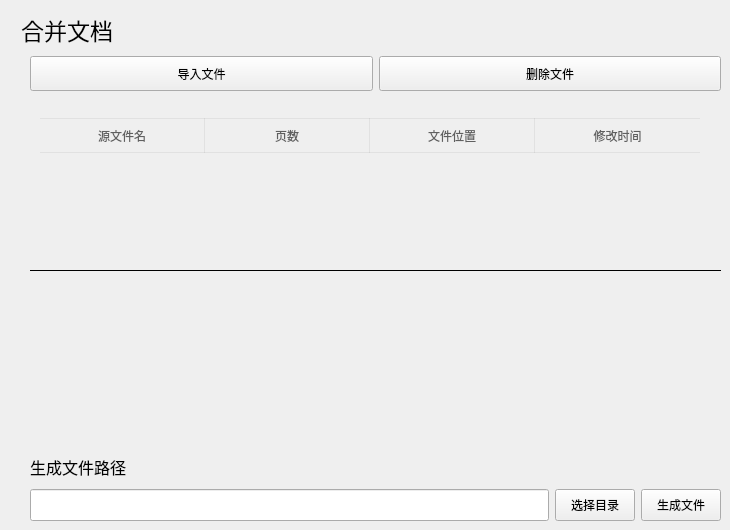
     <widget class="QWidget" name="page_1">
      <property name="sizePolicy">
       <sizepolicy hsizetype="Preferred" vsizetype="Preferred">
        <horstretch>1</horstretch>
        <verstretch>1</verstretch>
       </sizepolicy>
      </property>
      <property name="styleSheet">
       <string notr="true"/>
      </property>
      <widget class="QWidget" name="layoutWidget">
       <property name="geometry">
        <rect>
         <x>30</x>
         <y>450</y>
         <width>691</width>
         <height>71</height>
        </rect>
       </property>
       <layout class="QVBoxLayout" name="verticalLayout">
        <item>
         <widget class="SubtitleLabel" name="SubtitleLabel">
          <property name="sizePolicy">
           <sizepolicy hsizetype="Expanding" vsizetype="Expanding">
            <horstretch>0</horstretch>
            <verstretch>0</verstretch>
           </sizepolicy>
          </property>
          <property name="font">
           <font>
            <family>Microsoft YaHei</family>
            <pointsize>12</pointsize>
            <weight>50</weight>
            <bold>false</bold>
           </font>
          </property>
          <property name="text">
           <string>生成文件路径</string>
          </property>
         </widget>
        </item>
        <item>
         <layout class="QHBoxLayout" name="horizontalLayout">
          <item>
           <widget class="LineEdit" name="merge_text">
            <property name="sizePolicy">
             <sizepolicy hsizetype="Expanding" vsizetype="Expanding">
              <horstretch>40</horstretch>
              <verstretch>0</verstretch>
             </sizepolicy>
            </property>
           </widget>
          </item>
          <item>
           <widget class="PushButton" name="pushButton_5">
            <property name="sizePolicy">
             <sizepolicy hsizetype="Expanding" vsizetype="Expanding">
              <horstretch>0</horstretch>
              <verstretch>0</verstretch>
             </sizepolicy>
            </property>
            <property name="text">
             <string>选择目录</string>
            </property>
           </widget>
          </item>
          <item>
           <widget class="PushButton" name="pushButton_1">
            <property name="sizePolicy">
             <sizepolicy hsizetype="Expanding" vsizetype="Expanding">
              <horstretch>0</horstretch>
              <verstretch>0</verstretch>
             </sizepolicy>
            </property>
            <property name="text">
             <string>生成文件</string>
            </property>
           </widget>
          </item>
         </layout>
        </item>
       </layout>
      </widget>
      <widget class="QWidget" name="layoutWidget">
       <property name="geometry">
        <rect>
         <x>30</x>
         <y>56</y>
         <width>691</width>
         <height>35</height>
        </rect>
       </property>
       <layout class="QHBoxLayout" name="horizontalLayout_3">
        <item>
         <widget class="PushButton" name="pushButton">
          <property name="sizePolicy">
           <sizepolicy hsizetype="Expanding" vsizetype="Expanding">
            <horstretch>0</horstretch>
            <verstretch>0</verstretch>
           </sizepolicy>
          </property>
          <property name="text">
           <string>导入文件</string>
          </property>
         </widget>
        </item>
        <item>
         <widget class="PushButton" name="pushButton_4">
          <property name="sizePolicy">
           <sizepolicy hsizetype="Expanding" vsizetype="Expanding">
            <horstretch>0</horstretch>
            <verstretch>0</verstretch>
           </sizepolicy>
          </property>
          <property name="text">
           <string>删除文件</string>
          </property>
         </widget>
        </item>
       </layout>
      </widget>
      <widget class="CardWidget" name="CardWidget">
       <property name="geometry">
        <rect>
         <x>30</x>
         <y>98</y>
         <width>691</width>
         <height>344</height>
        </rect>
       </property>
       <property name="sizePolicy">
        <sizepolicy hsizetype="Expanding" vsizetype="Expanding">
         <horstretch>0</horstretch>
         <verstretch>0</verstretch>
        </sizepolicy>
       </property>
       <property name="frameShape">
        <enum>QFrame::HLine</enum>
       </property>
       <widget class="TableWidget" name="TableWidget">
        <property name="enabled">
         <bool>true</bool>
        </property>
        <property name="geometry">
         <rect>
          <x>10</x>
          <y>20</y>
          <width>681</width>
          <height>301</height>
         </rect>
        </property>
        <property name="sizePolicy">
         <sizepolicy hsizetype="Expanding" vsizetype="Expanding">
          <horstretch>0</horstretch>
          <verstretch>0</verstretch>
         </sizepolicy>
        </property>
        <property name="layoutDirection">
         <enum>Qt::LeftToRight</enum>
        </property>
        <property name="autoFillBackground">
         <bool>true</bool>
        </property>
        <property name="styleSheet">
         <string notr="true">QTableView {
    background: transparent;
    outline: none;
    border: none;
    /* font: 13px 'Segoe UI', 'Microsoft YaHei'; */
    selection-background-color: transparent;
    alternate-background-color: transparent;
}

QTableView[isBorderVisible=true] {
    border: 1px solid rgb(0, 0, 12);
}

QTableView::item {
    background: transparent;
    border: 0px;
    padding-left: 16px;
    padding-right: 16px;
    height: 35px;
}


QTableView::indicator {
    width: 18px;
    height: 18px;
    border-radius: 5px;
    border: none;
    background-color: transparent;
}


QHeaderView {
    background-color: transparent;
}

QHeaderView::section {
    background-color: transparent;
    color: rgb(96, 96, 96);
    padding-left: 5px;
    padding-right: 5px;
    border: 1px solid rgba(0, 0, 0, 15);
    font: 13px 'Segoe UI', 'Microsoft YaHei', 'PingFang SC';
}

QHeaderView::section:horizontal {
    border-left: none;
    height: 33px;
}

QTableView[isBorderVisible=true] QHeaderView::section:horizontal {
    border-top: none;
}

QHeaderView::section:horizontal:last {
    border-right: none;
}

QHeaderView::section:vertical {
    border-top: none;
}

QHeaderView::section:checked {
    background-color: transparent;
}

QHeaderView::down-arrow {
    subcontrol-origin: padding;
    subcontrol-position: center right;
    margin-right: 6px;
    image: url(:/qfluentwidgets/images/table_view/Down_black.svg);
}

QHeaderView::up-arrow {
    subcontrol-origin: padding;
    subcontrol-position: center right;
    margin-right: 6px;
    image: url(:/qfluentwidgets/images/table_view/Up_black.svg);
}

QTableCornerButton::section {
    background-color: transparent;
    border: 1px solid rgba(0, 0, 0, 15);
}

QTableCornerButton::section:pressed {
    background-color: rgba(0, 0, 0, 12);
}</string>
        </property>
        <property name="lineWidth">
         <number>1</number>
        </property>
        <property name="editTriggers">
         <set>QAbstractItemView::NoEditTriggers</set>
        </property>
        <property name="selectionMode">
         <enum>QAbstractItemView::SingleSelection</enum>
        </property>
        <property name="sortingEnabled">
         <bool>false</bool>
        </property>
        <property name="rowCount">
         <number>0</number>
        </property>
        <property name="selectRightClickedRow">
         <bool>false</bool>
        </property>
        <attribute name="horizontalHeaderVisible">
         <bool>true</bool>
        </attribute>
        <attribute name="horizontalHeaderCascadingSectionResizes">
         <bool>false</bool>
        </attribute>
        <attribute name="horizontalHeaderMinimumSectionSize">
         <number>30</number>
        </attribute>
        <attribute name="horizontalHeaderDefaultSectionSize">
         <number>165</number>
        </attribute>
        <attribute name="horizontalHeaderHighlightSections">
         <bool>false</bool>
        </attribute>
        <attribute name="verticalHeaderVisible">
         <bool>false</bool>
        </attribute>
        <attribute name="verticalHeaderDefaultSectionSize">
         <number>40</number>
        </attribute>
        <column>
         <property name="text">
          <string>源文件名</string>
         </property>
        </column>
        <column>
         <property name="text">
          <string>页数</string>
         </property>
        </column>
        <column>
         <property name="text">
          <string>文件位置</string>
         </property>
        </column>
        <column>
         <property name="text">
          <string>修改时间</string>
         </property>
        </column>
       </widget>
      </widget>
      <widget class="TitleLabel" name="TitleLabel">
       <property name="geometry">
        <rect>
         <x>21</x>
         <y>11</y>
         <width>112</width>
         <height>38</height>
        </rect>
       </property>
       <property name="sizePolicy">
        <sizepolicy hsizetype="Expanding" vsizetype="Expanding">
         <horstretch>0</horstretch>
         <verstretch>0</verstretch>
        </sizepolicy>
       </property>
       <property name="font">
        <font>
         <family>Microsoft YaHei</family>
         <pointsize>17</pointsize>
         <weight>50</weight>
         <bold>false</bold>
        </font>
       </property>
       <property name="text">
        <string>合并文档</string>
       </property>
      </widget>
     </widget>
